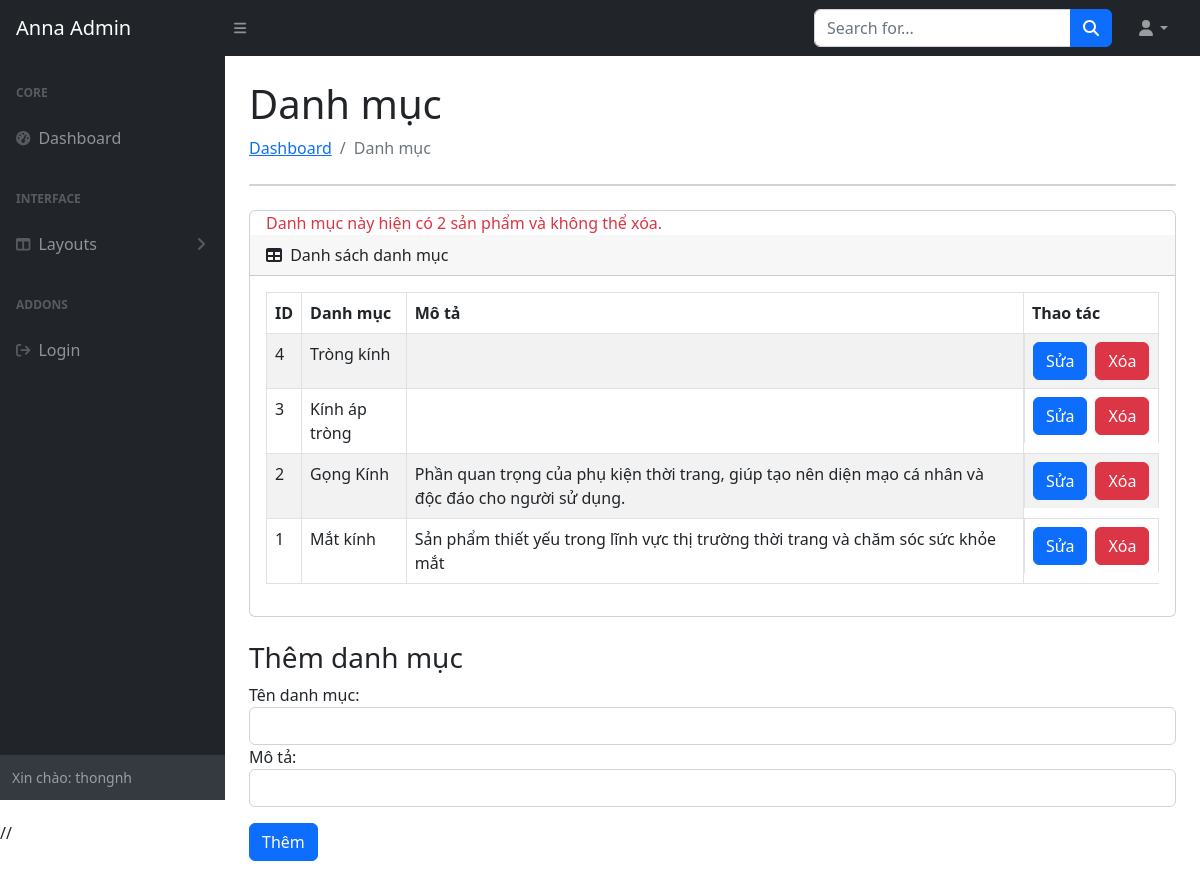
Before: /Admin/index.php?pg=delcatalog&id_danhmuc=4 (signed in) with the older database file.
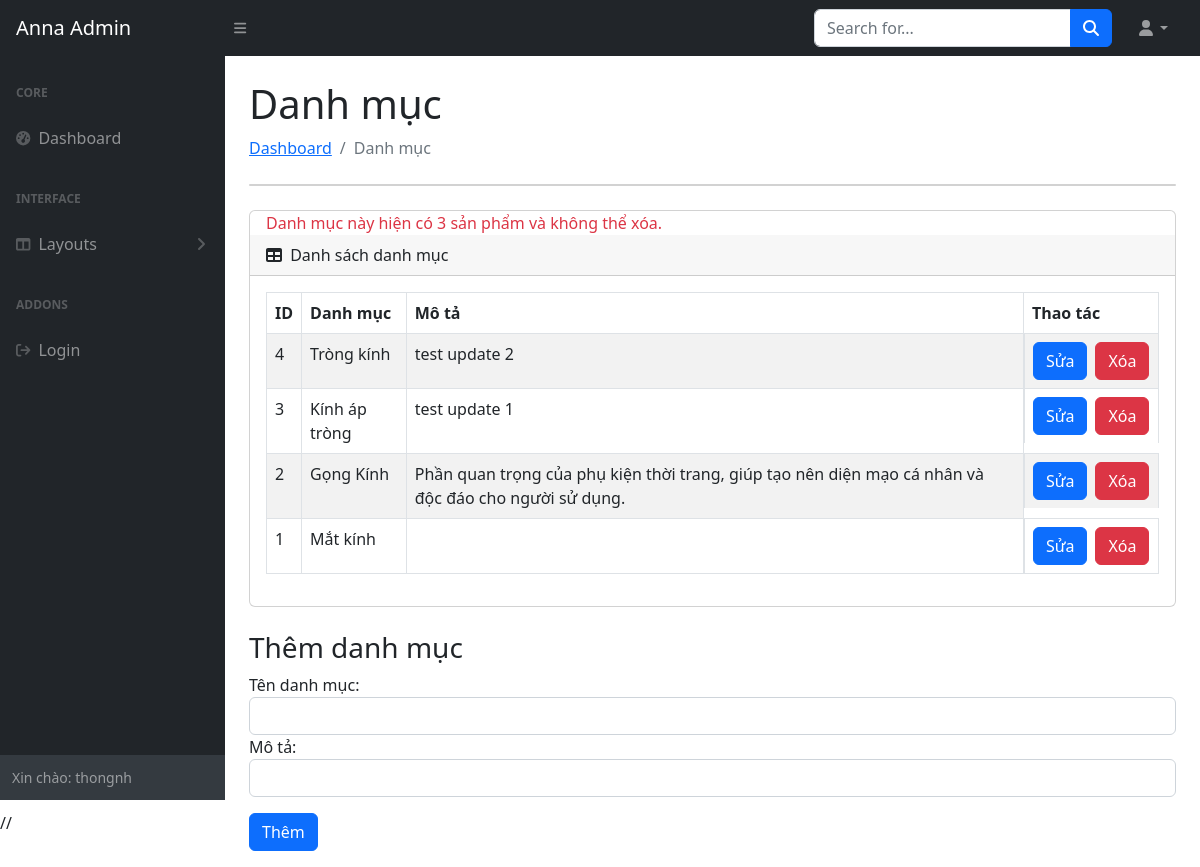
After: the same page with the newer database file.
### tables this page shows
CREATE TABLE `danhmuc` (
  `id_danhmuc` int(9) NOT NULL,
  `ten` varchar(100) NOT NULL,
  `mo_ta` text NOT NULL
);

### Dao/pdo.php (called while the page is built, shortened)
<?php
function pdo_get_connection(){
    $dburl = "mysql:host=localhost;dbname=anna;charset=utf8";
    $username = 'root';
    $password = '';
    $conn = new PDO($dburl, $username, $password);
    $conn->setAttribute(PDO::ATTR_ERRMODE, PDO::ERRMODE_EXCEPTION);
    return $conn;
}
function pdo_query($sql){
    $sql_args = array_slice(func_get_args(), 1);
    try{
        $conn = pdo_get_connection();
        $stmt = $conn->prepare($sql);
        $stmt->execute($sql_args);
        $rows = $stmt->fetchAll();
        return $rows;
    }
    catch(PDOException $e){
        throw $e;
    }
    finally{
        unset($conn);
    }
}

### Dao/danhmuc.php (called while the page is built, shortened)
<?php
function danhmuc_select_all(){
    $sql = "SELECT * FROM danhmuc ORDER BY id_danhmuc DESC";
    return pdo_query($sql);
}
function delete_catalog($id) {
    $dssp = get_products_by_catalog($id);
    if (count($dssp) > 0) {
        return "Danh mục này hiện có " . count($dssp) . " sản phẩm và không thể xóa.";
    }
}
function get_products_by_catalog($id) {
    $sql = "SELECT * FROM san_pham WHERE id_danhmuc = ?";
    return pdo_query($sql, $id);
}

### Admin/public/admin_danhmuc.php (the view, shortened to what this page needs)
<div id="layoutSidenav_content">
    <main>
        <div class="container-fluid px-4">
            <h1 class="mt-4">Danh mục</h1>
            <ol class="breadcrumb mb-4">
                <li class="breadcrumb-item"><a href="index.html">Dashboard</a></li>
                <li class="breadcrumb-item active">Danh mục</li>
            </ol>
            <div class="card mb-4">
            </div>
            <div class="card mb-4">
                <?php
        if (isset($tb)) echo"<span class='px-3 fz-1 text-danger'>".$tb."</span>"
        ?>
                <div class="card-header">
                    <i class="fas fa-table me-1"></i>
                    Danh sách danh mục
                </div>
                <div class="card-body">
                    <table id="customTable" class="table table-striped table-bordered">
                        <thead>
                            <tr>
                                <th>ID</th>
                                <th>Danh mục</th>
                                <th>Mô tả</th>
                                <th>Thao tác</th>
                            </tr>
                        </thead>
                        <tbody>
                            <?php
                            foreach ($danhmuc_list as $item) {
                                extract($item);
                                $edit = "<a href='index.php?pg=updatedm&id_danhmuc=".$id_danhmuc."' class='btn btn-primary'>Sửa</a>";
                                $del="<a  href='index.php?pg=delcatalog&id_danhmuc=".$id_danhmuc ."' class='btn btn-danger'>Xóa</a>";
                                echo '
                                <tr>
                                    <td>'.$id_danhmuc.'</td>
                                    <td>'.$ten.'</td>
                                    <td>'.$mo_ta.'</td>
                                    <td class="d-flex gap-2 ">
                                    '.$edit.$del.'
                                    </td>
                                </tr>
                                ';
                            }
                            ?>
                        </tbody>
                    </table>
                </div>
            </div>
        </div>
        <div class="add-catalog container px-4 fz-1">
            <h3 class="add-catalog-title">Thêm danh mục</h3>
            <form class="formmain" action="index.php?pg=add_danhmuc" method="post">
                <div class="form-group">
                    <label for="category-name">Tên danh mục:</label>
                    <input type="text" class="form-control" id="category-name" name="ten" required>
                </div>
                <div class="form-group">
                    <label for="category-description">Mô tả:</label>
                    <input type="text" class="form-control" id="category-description" name="mo_ta">
                </div>
                <div class="py-3">
                    <input type="submit" class="btn btn-primary" name="btn-add" value="Thêm">
                </div>
            </form>
        </div>
</div>
</div>

Changed rows visible on the page:
changed danhmuc "Tròng kính": mo_ta (not shown) → "test update 2"
changed danhmuc "Kính áp tròng": mo_ta (not shown) → "test update 1"
changed danhmuc "Mắt kính": mo_ta "Sản phẩm thiết yếu trong lĩnh vực thị trường thời trang và chăm sóc sức khỏe mắt" → (not shown)
Other visible differences:
$tb: "Danh mục này hiện có 2 sản phẩm và không thể xóa." → "Danh mục này hiện có 3 sản phẩm và không thể xóa."
